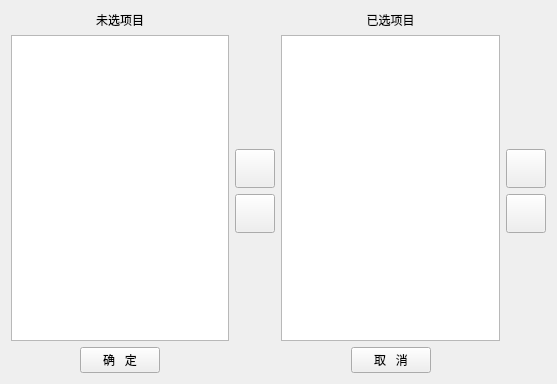
<?xml version="1.0" encoding="UTF-8"?>
<ui version="4.0">
 <class>HTypeOptionalDialog</class>
 <widget class="QDialog" name="HTypeOptionalDialog">
  <property name="geometry">
   <rect>
    <x>0</x>
    <y>0</y>
    <width>557</width>
    <height>384</height>
   </rect>
  </property>
  <property name="windowTitle">
   <string>选项</string>
  </property>
  <layout class="QGridLayout" name="gridLayout">
   <item row="1" column="0" rowspan="4" colspan="3">
    <widget class="QListWidget" name="listWidget_1"/>
   </item>
   <item row="1" column="3">
    <spacer name="verticalSpacer_1">
     <property name="orientation">
      <enum>Qt::Vertical</enum>
     </property>
     <property name="sizeHint" stdset="0">
      <size>
       <width>0</width>
       <height>0</height>
      </size>
     </property>
    </spacer>
   </item>
   <item row="1" column="4" rowspan="4" colspan="3">
    <widget class="QListWidget" name="listWidget_2"/>
   </item>
   <item row="1" column="7">
    <spacer name="verticalSpacer_3">
     <property name="orientation">
      <enum>Qt::Vertical</enum>
     </property>
     <property name="sizeHint" stdset="0">
      <size>
       <width>0</width>
       <height>0</height>
      </size>
     </property>
    </spacer>
   </item>
   <item row="2" column="3">
    <widget class="QToolButton" name="toolButton_1">
     <property name="icon">
      <iconset resource="HePlugin.qrc">
       <normaloff>:/image/Left.png</normaloff>:/image/Left.png</iconset>
     </property>
     <property name="iconSize">
      <size>
       <width>32</width>
       <height>32</height>
      </size>
     </property>
    </widget>
   </item>
   <item row="2" column="7">
    <widget class="QToolButton" name="toolButton_3">
     <property name="icon">
      <iconset resource="HePlugin.qrc">
       <normaloff>:/image/Up.png</normaloff>:/image/Up.png</iconset>
     </property>
     <property name="iconSize">
      <size>
       <width>32</width>
       <height>32</height>
      </size>
     </property>
    </widget>
   </item>
   <item row="3" column="3">
    <widget class="QToolButton" name="toolButton_2">
     <property name="icon">
      <iconset resource="HePlugin.qrc">
       <normaloff>:/image/Right.png</normaloff>:/image/Right.png</iconset>
     </property>
     <property name="iconSize">
      <size>
       <width>32</width>
       <height>32</height>
      </size>
     </property>
    </widget>
   </item>
   <item row="3" column="7">
    <widget class="QToolButton" name="toolButton_4">
     <property name="icon">
      <iconset resource="HePlugin.qrc">
       <normaloff>:/image/Down.png</normaloff>:/image/Down.png</iconset>
     </property>
     <property name="iconSize">
      <size>
       <width>32</width>
       <height>32</height>
      </size>
     </property>
    </widget>
   </item>
   <item row="4" column="3">
    <spacer name="verticalSpacer_2">
     <property name="orientation">
      <enum>Qt::Vertical</enum>
     </property>
     <property name="sizeHint" stdset="0">
      <size>
       <width>0</width>
       <height>0</height>
      </size>
     </property>
    </spacer>
   </item>
   <item row="4" column="7">
    <spacer name="verticalSpacer_4">
     <property name="orientation">
      <enum>Qt::Vertical</enum>
     </property>
     <property name="sizeHint" stdset="0">
      <size>
       <width>0</width>
       <height>0</height>
      </size>
     </property>
    </spacer>
   </item>
   <item row="5" column="0">
    <spacer name="horizontalSpacer_1">
     <property name="orientation">
      <enum>Qt::Horizontal</enum>
     </property>
     <property name="sizeHint" stdset="0">
      <size>
       <width>0</width>
       <height>0</height>
      </size>
     </property>
    </spacer>
   </item>
   <item row="5" column="1">
    <widget class="QPushButton" name="pushButton_1">
     <property name="text">
      <string>确   定</string>
     </property>
     <property name="autoDefault">
      <bool>false</bool>
     </property>
    </widget>
   </item>
   <item row="5" column="2">
    <spacer name="horizontalSpacer_2">
     <property name="orientation">
      <enum>Qt::Horizontal</enum>
     </property>
     <property name="sizeHint" stdset="0">
      <size>
       <width>0</width>
       <height>0</height>
      </size>
     </property>
    </spacer>
   </item>
   <item row="5" column="4">
    <spacer name="horizontalSpacer_3">
     <property name="orientation">
      <enum>Qt::Horizontal</enum>
     </property>
     <property name="sizeHint" stdset="0">
      <size>
       <width>0</width>
       <height>0</height>
      </size>
     </property>
    </spacer>
   </item>
   <item row="5" column="5">
    <widget class="QPushButton" name="pushButton_2">
     <property name="text">
      <string>取   消</string>
     </property>
     <property name="autoDefault">
      <bool>false</bool>
     </property>
    </widget>
   </item>
   <item row="5" column="6">
    <spacer name="horizontalSpacer_4">
     <property name="orientation">
      <enum>Qt::Horizontal</enum>
     </property>
     <property name="sizeHint" stdset="0">
      <size>
       <width>0</width>
       <height>0</height>
      </size>
     </property>
    </spacer>
   </item>
   <item row="0" column="0" colspan="3">
    <widget class="QLabel" name="label_001">
     <property name="text">
      <string>未选项目</string>
     </property>
     <property name="alignment">
      <set>Qt::AlignCenter</set>
     </property>
    </widget>
   </item>
   <item row="0" column="4" colspan="3">
    <widget class="QLabel" name="label_002">
     <property name="text">
      <string>已选项目</string>
     </property>
     <property name="alignment">
      <set>Qt::AlignCenter</set>
     </property>
    </widget>
   </item>
  </layout>
 </widget>
 <resources>
  <include location="HePlugin.qrc"/>
 </resources>
 <connections>
  <connection>
   <sender>pushButton_1</sender>
   <signal>clicked()</signal>
   <receiver>HTypeOptionalDialog</receiver>
   <slot>accept()</slot>
   <hints>
    <hint type="sourcelabel">
     <x>132</x>
     <y>355</y>
    </hint>
    <hint type="destinationlabel">
     <x>198</x>
     <y>363</y>
    </hint>
   </hints>
  </connection>
  <connection>
   <sender>pushButton_2</sender>
   <signal>clicked()</signal>
   <receiver>HTypeOptionalDialog</receiver>
   <slot>reject()</slot>
   <hints>
    <hint type="sourcelabel">
     <x>387</x>
     <y>361</y>
    </hint>
    <hint type="destinationlabel">
     <x>468</x>
     <y>363</y>
    </hint>
   </hints>
  </connection>
 </connections>
</ui>
